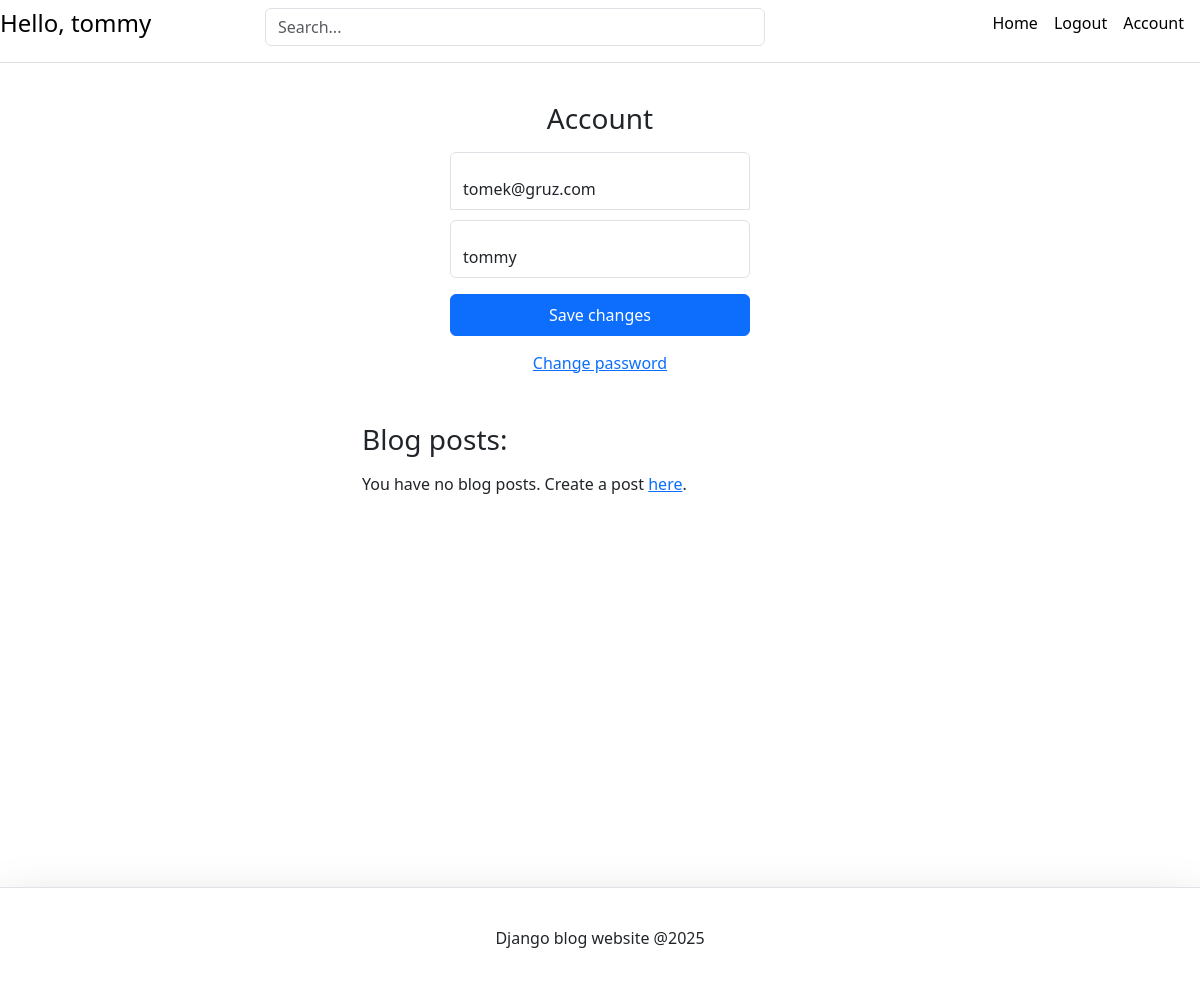
The app's page /account/ (signed in), older data.
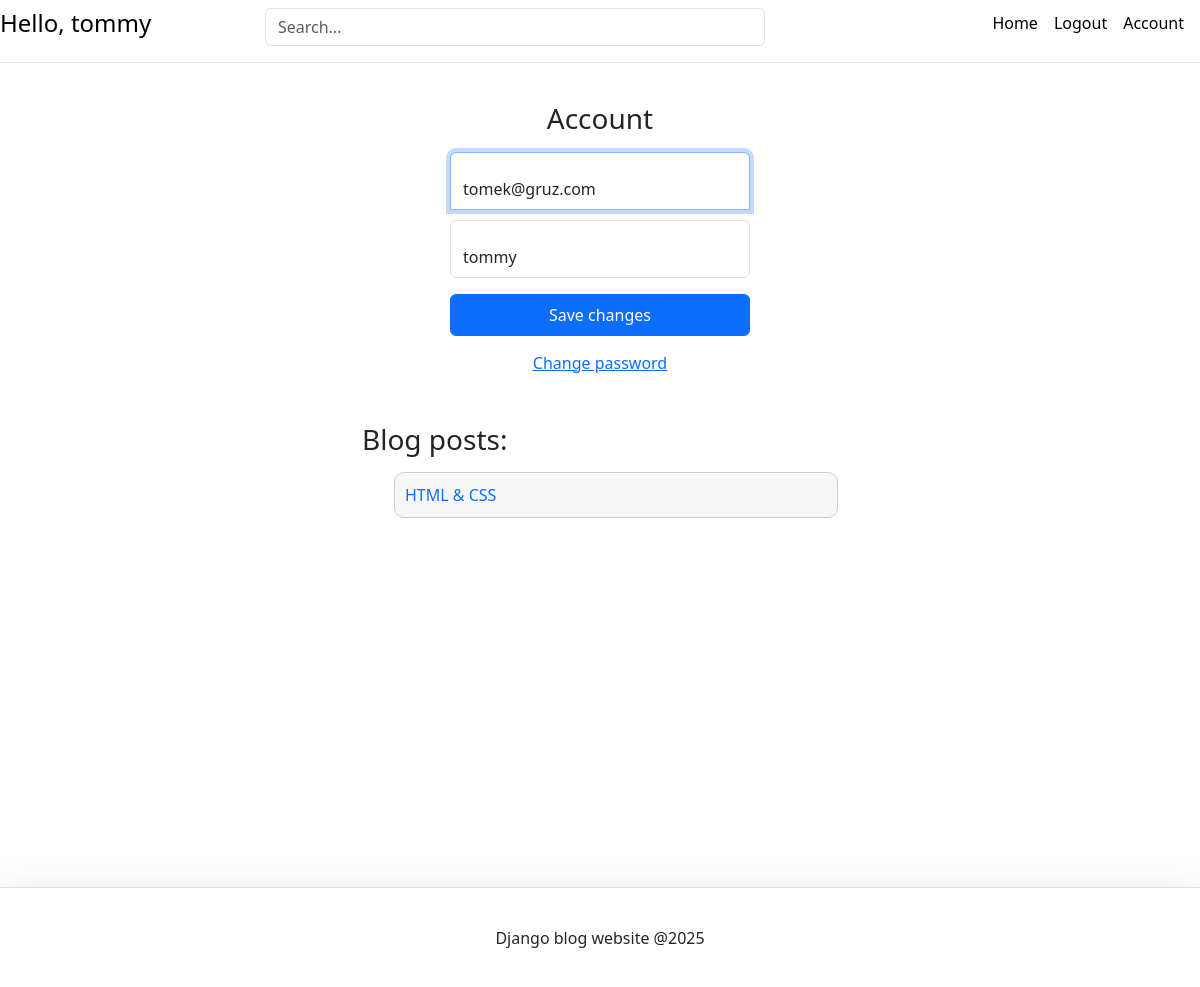
The same page, newer data.
### blog/models.py (models this page shows)
class BlogPost(models.Model):
    title = models.CharField(max_length=50, null=False, blank=False)
    body = models.TextField(max_length=5000, null=False, blank=False)
    image = models.ImageField(upload_to=upload_location, null=False, blank=False)
    date_published = models.DateTimeField(auto_now_add=True, verbose_name="date published")
    date_updated = models.DateTimeField(auto_now=True, verbose_name="date updated")
    author = models.ForeignKey(settings.AUTH_USER_MODEL, on_delete=models.CASCADE)
    slug = models.SlugField(unique=True, blank=True)
    def __str__(self):
        return self.title

### account/views.py (the view)
# urls.py: path('account/', account_view, name='account'),
def account_view(request):
    if not request.user.is_authenticated:
        return redirect('login')
    context = {}
    if request.method == 'POST':
        form = AccountUpdateForm(request.POST, instance=request.user)
        if form.is_valid():
            form.initial = {
                'email': request.user.email,
                'username': request.user.username,
            }
            form.save()
            context['success_message'] = 'Account information updated'
    else:
        form = AccountUpdateForm(instance=request.user)
    context['account_form'] = form
    context['blog_posts'] = BlogPost.objects.filter(author=request.user)
    return render(request, 'account/account.html', context)

### account/forms.py (shortened to what this page needs)
class AccountUpdateForm(forms.ModelForm):
    class Meta:
        model = Account
        fields = ('email', 'username')

### account/templates/account/account.html (shortened to what this page needs)
{% extends 'base.html' %}
{% block content %}
<form class="form-signin" method="post"> {% csrf_token %}
    <h1 class="h3 mb-3 fw-normal">Account</h1>
    <div class="form-floating">
        <input type="email" name="email" id="inputEmail" class="form-control" placeholder="Email address" required
               autofocus
               value={{account_form.initial.email}}>
    </div>
    <div class="form-floating">
        <input type="text" name="username" class="form-control" id="inputUsername" placeholder="Username" required
               value={{account_form.initial.username}}>
    </div>
    <button class="btn btn-primary w-100 py-2" type="submit">Save changes</button>
</form>
<div class="d-flex flex-column">
    <a class="m-auto" href="{% url 'password_change'%}">Change password</a>
</div>
<div class="container mt-4 p-4">
    <div class="row">
        <div class="blog-posts">
            <h3 class="mb-3 font-weight-normal">
                Blog posts:
            </h3>
            {% if blog_posts %}
            <ul>
                {% for post in blog_posts %}
                    <a href="{% url 'blog:detail' post.slug %}" style="text-decoration: none;">
                        <li class = "list-item">{{post}}</li>
                    </a>
                {% endfor %}
            </ul>
            {% else %}
                <p>You have no blog posts. Create a post <a href="{% url 'blog:create' %}">here</a>.</p>
            {% endif %}
        </div>
    </div>
</div>
{% endblock content %}

Row changes from the older to the newer data that the page shows:
added BlogPost: title "HTML & CSS"
Text that changed along with them:
text no longer shown: "You have no blog posts. Create a post here ."
